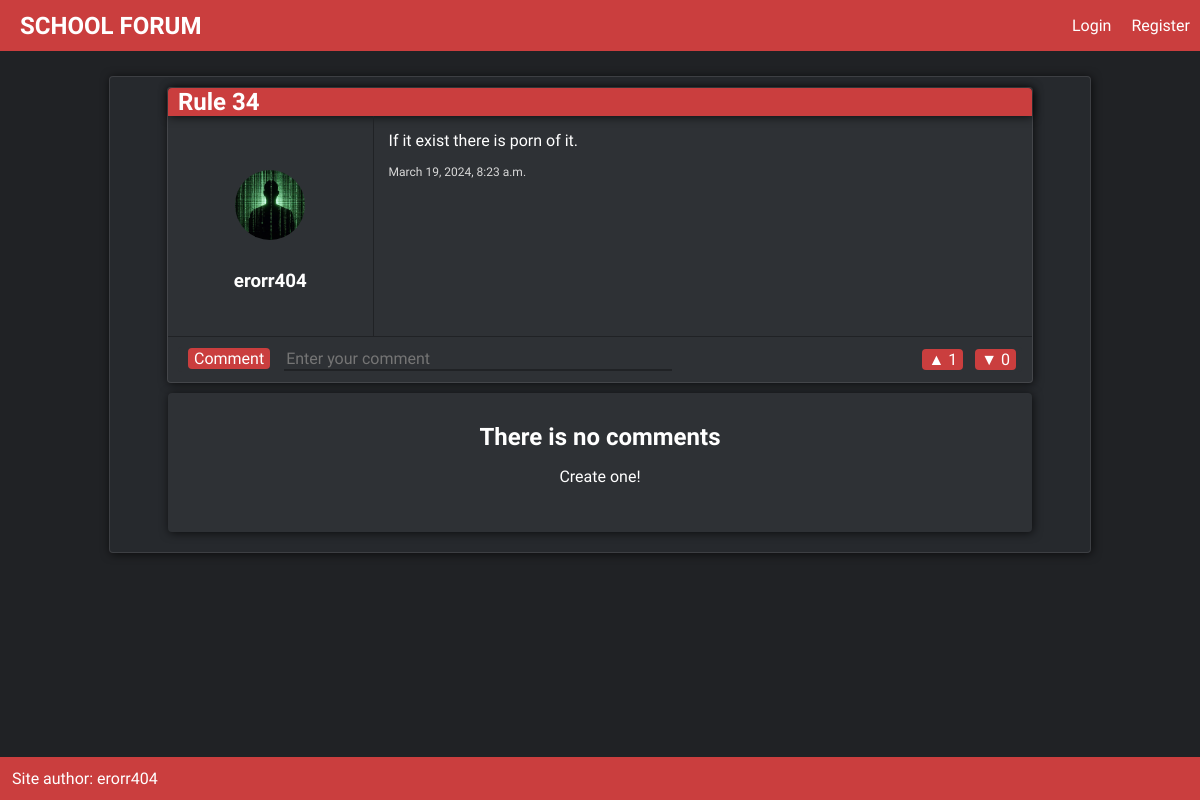
The page /rules/rule-34 on the database as committed earlier.
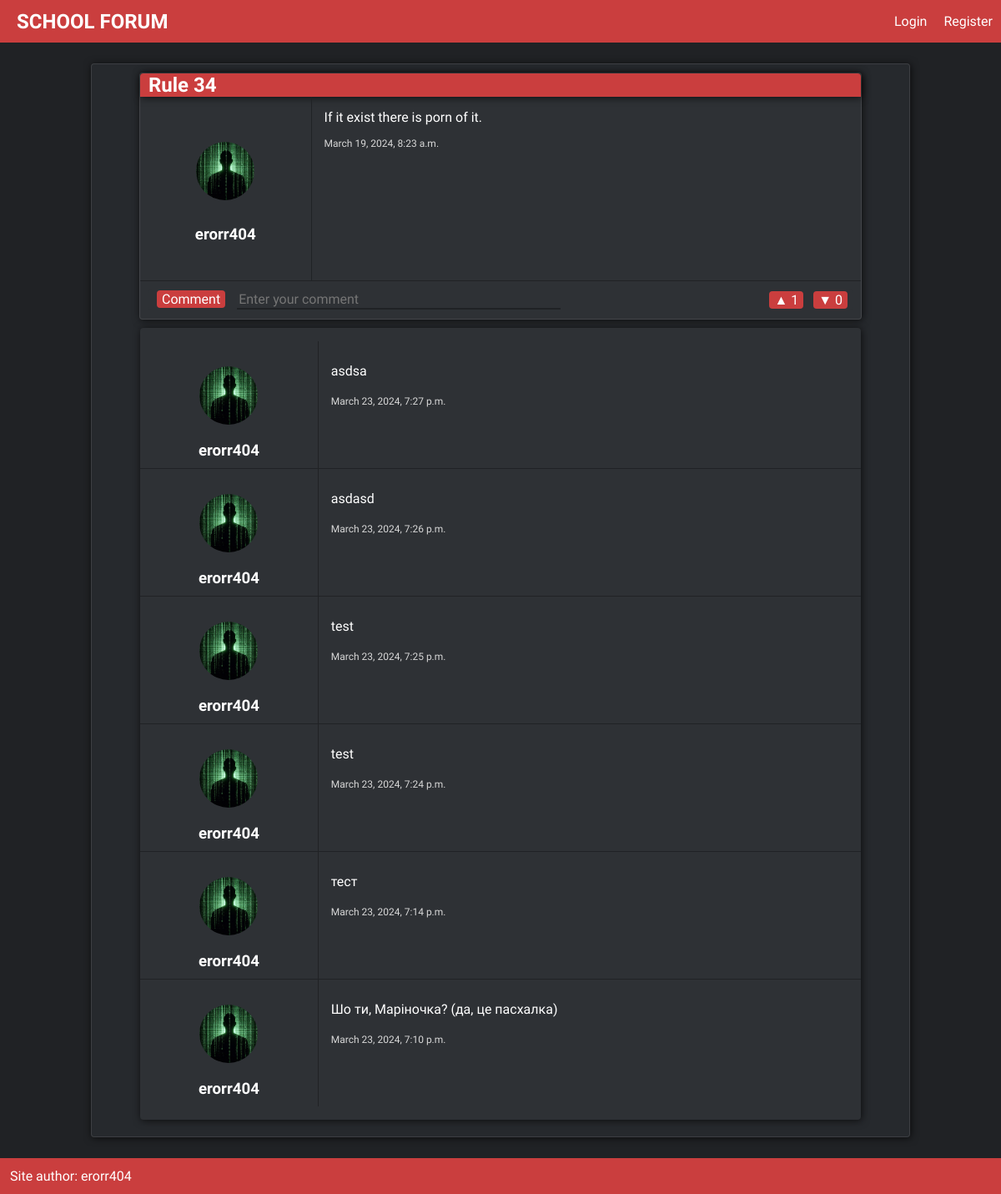
The same page on the database as committed later.
### posts/models.py (models this page shows, shortened)
class Post(models.Model):
    title = models.CharField(max_length=50)
    slug = models.SlugField()
    body = models.TextField()
    date = models.DateTimeField(auto_now_add=True)
    category = models.ForeignKey(Category, models.CASCADE, default=None)
    author = models.ForeignKey(User, models.CASCADE, default=None)

class Comment(models.Model):
    user = models.ForeignKey(User, models.CASCADE, default=None)
    post = models.ForeignKey(Post, models.CASCADE, default=None)
    date = models.DateTimeField(auto_now_add=True)
    text = models.TextField()

### accounts/models.py (models this page shows, shortened)
class Profile(models.Model):
    user = models.OneToOneField(User, models.CASCADE)
    image = models.ImageField(upload_to='profile_pics/', default='default.jpg')
    biography = models.TextField(default='')

### posts/views.py (the view)
# urls.py: path('<slug:category>/<slug:post>', views.post_view, name='show'),
def post_view(request, category, post):
    post = Post.objects.get(slug=post)
    comments = Comment.objects.filter(post=post)[::-1]
    comments_users_profiles = []
    for comment in comments:
        comment_user_profile = Profile.objects.get(user=comment.user)
        comments_users_profiles.append(comment_user_profile)
    if len(comments) == 0:
        no_comments = True
    else:
        no_comments = False
    return render(request, 'post_detail.html', {'post': post,
                                                'author_profile': Profile.objects.get(user=post.author),
                                                'likes': len(PostLike.objects.filter(post=post)),
                                                'dislikes': len(PostDisLike.objects.filter(post=post)),
                                                'comments': comments,
                                                'zipped_comments': zip(comments, comments_users_profiles),
                                                'no_comments': no_comments,
                                                })

### posts/templates/post_detail.html (shortened to what this page needs)
{% extends 'base_layout.html' %}
{% block content %}
    <div class="main-content shadow light-border">
        <div class="post-detail shadow light-border">
            <h2 class="post-detail-title shadow">{{ post.title }}</h2>
            <div class="post-2-columns">
                <div class="user-post-profile">
                    <a class="user-post-profile-link" href="{% url 'accounts:user_profile' username=post.author.username %}">
                        <img src="{{ author_profile.image.url }}" alt="profile image">
                        <h3>{{ post.author }}</h3>
                    </a>
                </div>
                <div class="post-text-info">
                    <p class="post-detail-description">{{ post.body }}</p>
                    <p class="post-date">{{ post.date }}</p>
                </div>
            </div>
            <div class="interactions">
                <div class="create-comment">
                    <button id="comment_btn">Comment</button>
                    <input type="text" name="text" id="comment_text" placeholder="Enter your comment">
                </div>
                <ul>
                    <li>
                        <button id="like">▲ {{ likes }}</button>
                    </li>
                    <li>
                        <button id="dislike">▼ {{ dislikes }}</button>
                    </li>
                </ul>
            </div>
        </div>
        <div class="post-comments shadow">
            <ul class="comments-list">
                {% if no_comments == False %}
                    {% for comment, user_profile in zipped_comments %}
                    <li>
                        <div class="comment-author-info">
                            <a href="{% url 'accounts:user_profile' username=comment.user.username %}" class="user-post-profile-link">
                                <img src="{{ user_profile.image.url }}" alt="post author image" class="comment-prof-image">
                                <h3 class="comment-author">{{ comment.user }}</h3>
                            </a>
                        </div>
                        <div class="comment-itself">
                            <p class="post-detail-description">{{ comment.text }}</p>
                            <p class="post-date">{{ comment.date }}</p>
                        </div>
                    </li>
                    {% endfor %}
                {% else %}
                    <div class="no-comments">
                        <h2 class="no-comments-big">There is no comments</h2>
                        <p class="no-comments-small">Create one!</p>
                    </div>
                {% endif %}
            </ul>
        </div>
    </div>
{% endblock content %}

### School_Forum/templates/base_layout.html (shortened to what this page needs)
{% load static %}
<!DOCTYPE html>
<html lang="en">
<head>
    <link rel="stylesheet" href="{% static 'styles.css' %}">
</head>
<body>
    <nav class="nav-bar shadow">
        <h1><a href="{% url 'posts:categories' %}">SCHOOL FORUM</a></h1>
        <ul>
            {% if user.is_authenticated %}
                <li>
                    <a href="#" id="ajax-logout">Logout</a>
                </li>
                <li>
                    <a href="{% url 'accounts:profile' %}">Profile</a>
                </li>
            {% else %}
                <li>
                    <a href="{% url 'accounts:login' %}">Login</a>
                </li>
                <li>
                    <a href="{% url 'accounts:register' %}">Register</a>
                </li>
            {% endif %}
        </ul>
    </nav>
    <div class="wrapper">
        {% block content %}
        {% endblock content %}
    </div>
    <footer class="footer">
        <p class="contact-info">
            Site author: erorr404
        </p>
    </footer>
</body>
</html>

Rows that differ between the two databases and show on the page:
added Comment: image (picture), user "erorr404", text "asdsa", date "March 23, 2024, 7:27 p.m."
added Comment: image (picture), user "erorr404", text "asdasd", date "March 23, 2024, 7:26 p.m."
added Comment: image (picture), user "erorr404", text "test", date "March 23, 2024, 7:25 p.m."
added Comment: image (picture), user "erorr404", text "test", date "March 23, 2024, 7:24 p.m."
added Comment: image (picture), user "erorr404", text "тест", date "March 23, 2024, 7:14 p.m."
added Comment: image (picture), user "erorr404", text "Шо ти, Маріночка? (да, це пасхалка)", date "March 23, 2024, 7:10 p.m."
Other text that changed with them:
text no longer shown: "There is no comments Create one!"
